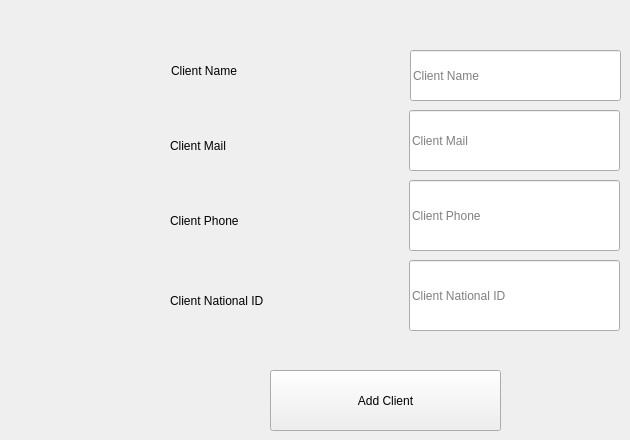
     <widget class="QWidget" name="tab_15">
      <attribute name="title">
       <string>Add Client</string>
      </attribute>
      <widget class="QLineEdit" name="lineEdit_14">
       <property name="geometry">
        <rect>
         <x>410</x>
         <y>50</y>
         <width>211</width>
         <height>51</height>
        </rect>
       </property>
       <property name="placeholderText">
        <string>Client Name</string>
       </property>
      </widget>
      <widget class="QLineEdit" name="lineEdit_15">
       <property name="geometry">
        <rect>
         <x>409</x>
         <y>110</y>
         <width>211</width>
         <height>61</height>
        </rect>
       </property>
       <property name="placeholderText">
        <string>Client Mail</string>
       </property>
      </widget>
      <widget class="QLineEdit" name="lineEdit_16">
       <property name="geometry">
        <rect>
         <x>409</x>
         <y>180</y>
         <width>211</width>
         <height>71</height>
        </rect>
       </property>
       <property name="placeholderText">
        <string>Client Phone</string>
       </property>
      </widget>
      <widget class="QLineEdit" name="lineEdit_17">
       <property name="geometry">
        <rect>
         <x>409</x>
         <y>260</y>
         <width>211</width>
         <height>71</height>
        </rect>
       </property>
       <property name="placeholderText">
        <string>Client National ID</string>
       </property>
      </widget>
      <widget class="QPushButton" name="pushButton_17">
       <property name="enabled">
        <bool>true</bool>
       </property>
       <property name="geometry">
        <rect>
         <x>270</x>
         <y>370</y>
         <width>231</width>
         <height>61</height>
        </rect>
       </property>
       <property name="text">
        <string>Add Client</string>
       </property>
      </widget>
      <widget class="QLabel" name="label_24">
       <property name="geometry">
        <rect>
         <x>171</x>
         <y>50</y>
         <width>181</width>
         <height>41</height>
        </rect>
       </property>
       <property name="text">
        <string>Client Name</string>
       </property>
      </widget>
      <widget class="QLabel" name="label_25">
       <property name="geometry">
        <rect>
         <x>170</x>
         <y>190</y>
         <width>181</width>
         <height>61</height>
        </rect>
       </property>
       <property name="text">
        <string>Client Phone</string>
       </property>
      </widget>
      <widget class="QLabel" name="label_26">
       <property name="geometry">
        <rect>
         <x>170</x>
         <y>120</y>
         <width>181</width>
         <height>51</height>
        </rect>
       </property>
       <property name="text">
        <string>Client Mail</string>
       </property>
      </widget>
      <widget class="QLabel" name="label_28">
       <property name="geometry">
        <rect>
         <x>170</x>
         <y>270</y>
         <width>181</width>
         <height>61</height>
        </rect>
       </property>
       <property name="text">
        <string>Client National ID</string>
       </property>
      </widget>
     </widget>
